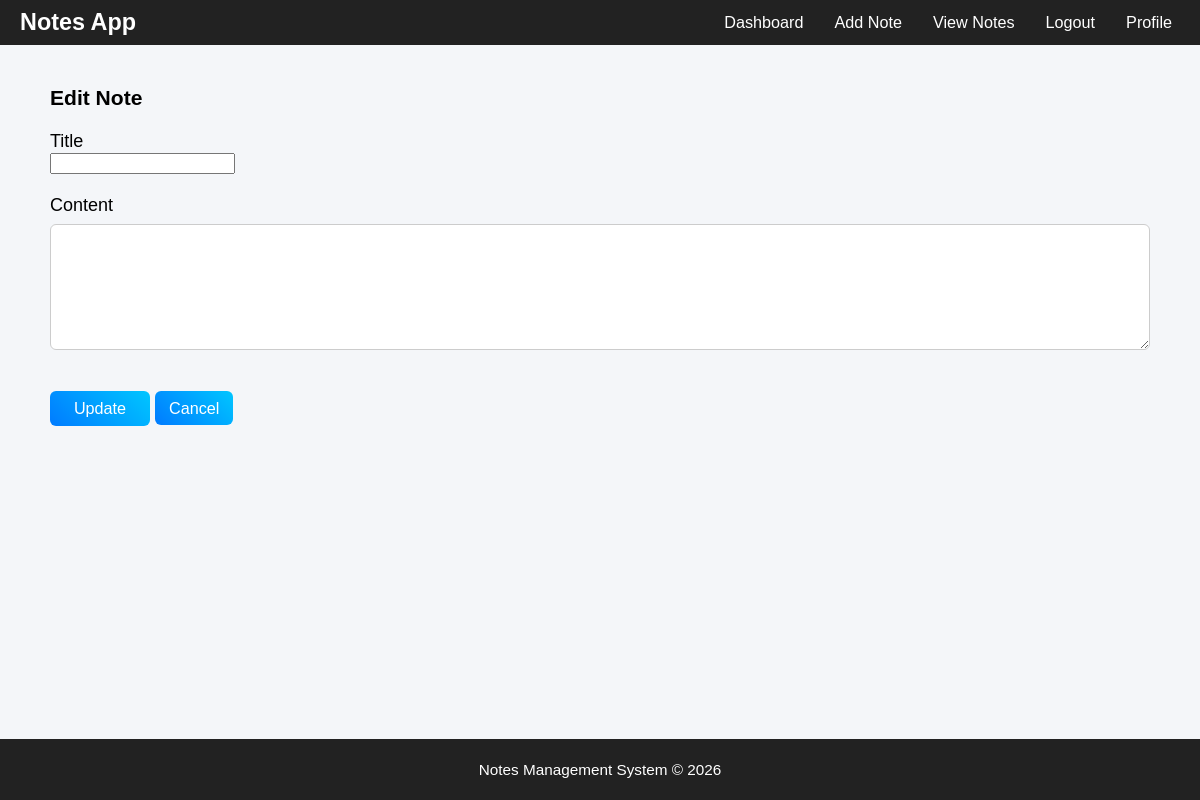
/update/17 (signed in), run on an earlier commit of the app's database.
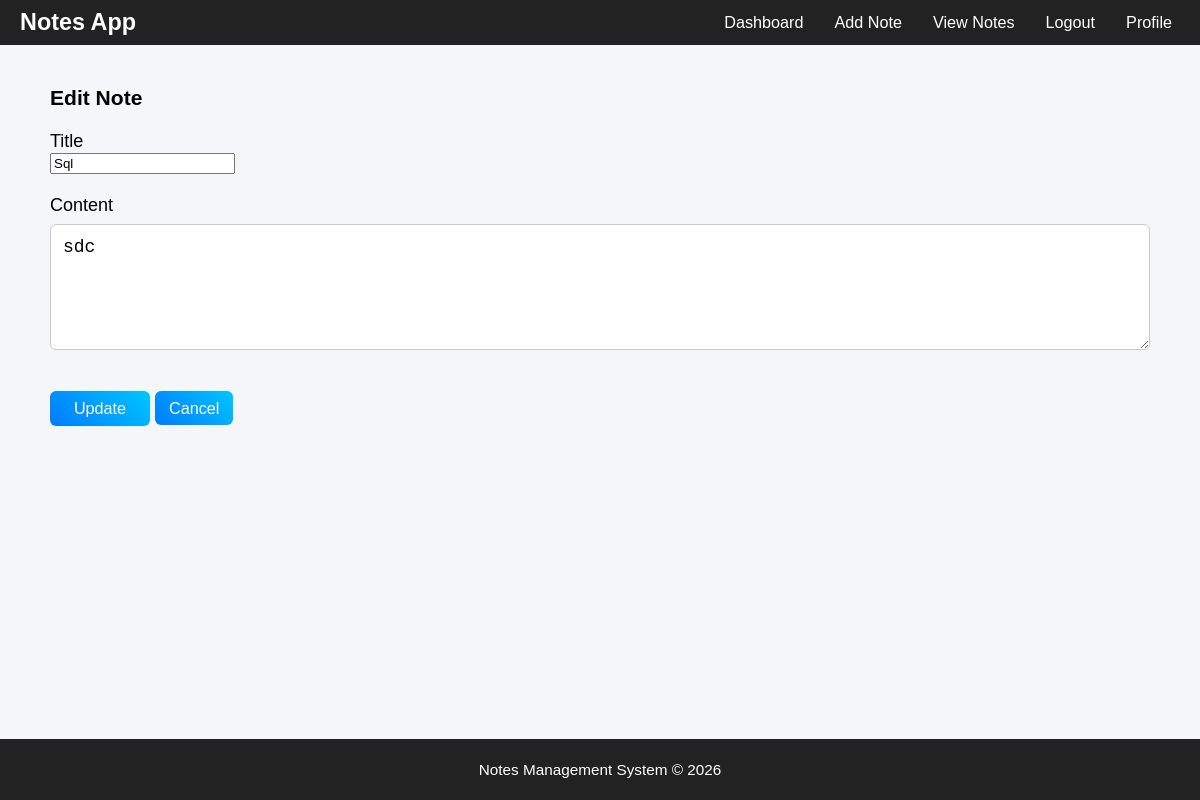
And on a later commit of the database.
### tables this page shows
CREATE TABLE notes (
        id INTEGER PRIMARY KEY AUTOINCREMENT,
        user_id INTEGER,
        title TEXT,
        content TEXT,
        pinned INTEGER DEFAULT 0,
        created_at TIMESTAMP DEFAULT CURRENT_TIMESTAMP
    );

### app.py (the view, shortened to what this page needs)
@app.route('/update/<int:id>', methods=['GET','POST'])
def update_note(id):
    if 'user' not in session:
        return redirect('/')
    conn = get_db()
    cursor = conn.cursor()
    cursor.execute(
        "SELECT * FROM notes WHERE id=? AND user_id=?",
        (id, session['user'])
    )
    note = cursor.fetchone()
    conn.close()
    return render_template("updatenote.html", note=note)

### app.py (called while the page is built)
def get_db():
    import os
    base_dir = os.path.dirname(os.path.abspath(__file__))
    db_path = os.path.join(base_dir, "database.db")
    print("DB PATH:", db_path)
    conn = sqlite3.connect(db_path)
    conn.row_factory = sqlite3.Row
    return conn

### templates/updatenote.html
{% extends 'base.html' %}
{% block content %}
<h3>Edit Note</h3>
<form method="post">
<label>Title</label><br>
<input type="text" name="title" value="{{note[2]}}" required>
<br><br>
<label>Content</label><br>
<textarea name="content" rows="5" cols="40" required>{{note[3]}}</textarea>
<br><br>
<button class="btn">Update</button>
<a class="btn" href="/viewnotes">Cancel</a>
</form>
{% endblock %}

What changed in the data, as far as the page shows it:
added notes: title "Sql", content "sdc"
